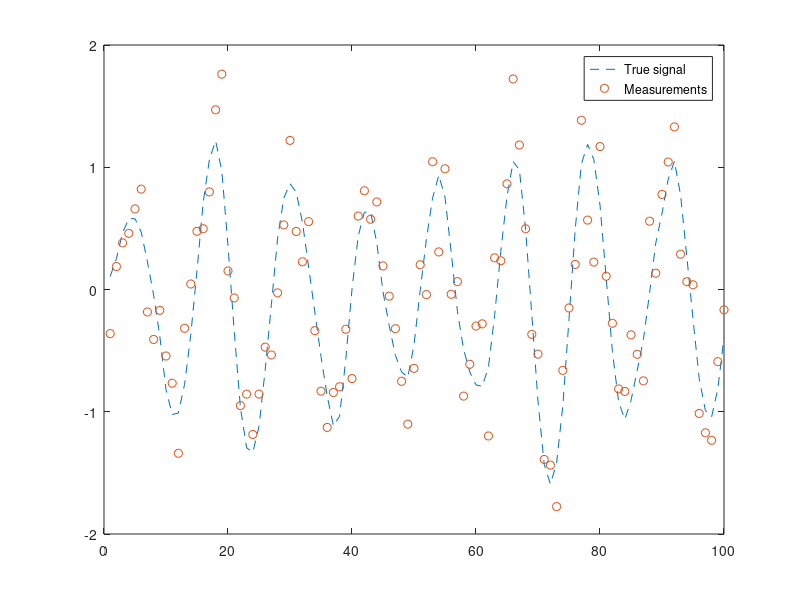

The MATLAB script that drew this image:
  randn('state',123);
  steps = 100;

  w = 0.5;
  q = 0.01;
  r = 0.1;

  % This is the transition matrix
  A = [cos(w)    sin(w)/w; 
       -w*sin(w) cos(w)];

  % This is the process noise covariance
  Q = [0.5*q*(w-cos(w)*sin(w))/w^3 0.5*q*sin(w)^2/w^2;
       0.5*q*sin(w)^2/w^2          0.5*q*(w+cos(w)*sin(w))/w];

  % This is the true initial value
  x0 = [0;0.1]; 

  X = zeros(2,steps);  % The true signal
  Y = zeros(1,steps);  % Measurements
  T = 1:steps;         % Time
  x = x0;
  for k=1:steps
    x = mvnrnd(A*x,Q)';
    y = mvnrnd(x(1),r);
    X(:,k) = x;
    Y(:,k) = y;
  end

 figure;
 subplot(1,1,1);
 plot(T,X(1,:),'--',T,Y,'o');
 legend('True signal','Measurements');